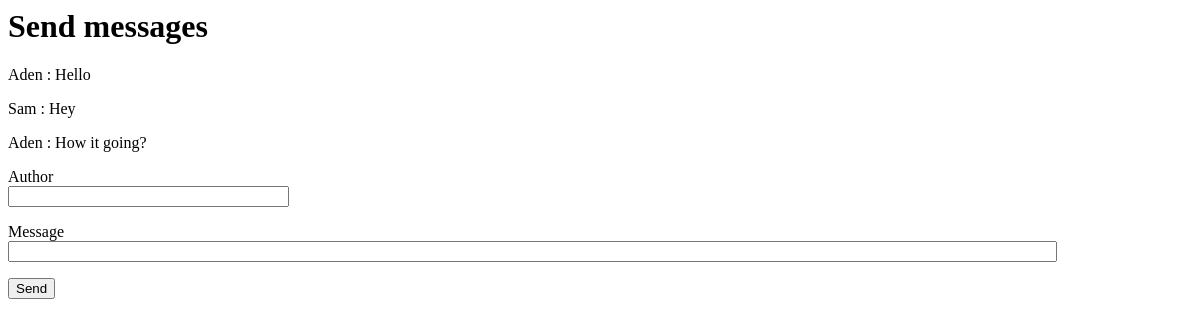
Before: / with the older database file.
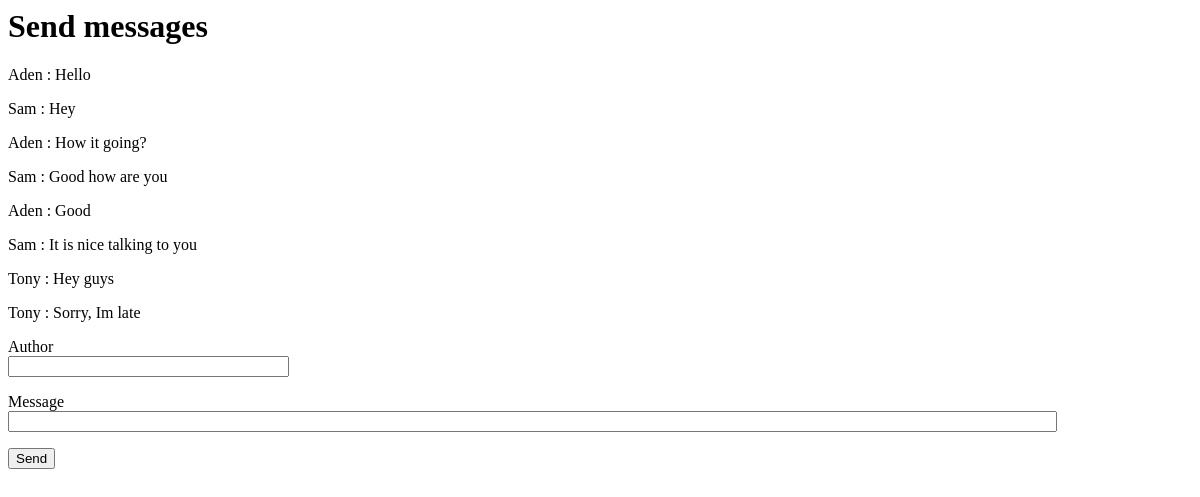
After: the same page with the newer database file.
### app/models.py (models this page shows, shortened)
class Messages(db.Model):
	id = db.Column(db.Integer, primary_key = True)
	message = db.Column(db.String(256))
	user_id = db.Column(db.Integer, db.ForeignKey('user.id'))

class User(db.Model):
	id = db.Column(db.Integer, primary_key=True)
	author = db.Column(db.String, nullable=False, unique=True)
	message = db.relationship('Messages', backref = 'author', lazy='dynamic')
	def __repr__(self):
		return f'{self.author}'

### app/routes.py (the view, shortened to what this page needs)
@app.route('/', methods=['GET','POST'])
def home():
	form = MessageForm()
	posts = []
	for m in Messages.query:
		test_m = {}
		test_m['author'] = m.author
		test_m['message'] = m.message
		posts.append(test_m)
	return render_template('home.html', posts=posts, form=form)

### app/forms.py
class MessageForm(FlaskForm):
	author = StringField('Author', validators=[InputRequired()])
	message = StringField('Message', validators = [InputRequired()])
	submit = SubmitField('Send')

### app/templates/home.html (shortened to what this page needs)
{% extends "base.html" %}
{% block content %}
    <h1>Send messages</h1>
    {% for post in posts %}
    <div>
        <p> {{ post.author }} : {{ post.message}} </p>
    </div>
    {% endfor %}
    <form action="" method="post" novalidate>
        <p>
            {{ form.author.label }}<br>
            {{ form.author(size=32) }}
        </p>
        <p>
            {{ form.message.label }}<br>
            {{ form.message(size=128) }}
        </p>
        <p>{{ form.submit() }}</p>
    </form>
{% endblock %}

### app/templates/base.html
<html>
<body>
    {% block content %}
    {% endblock %}
</body>
</html>

Changed rows visible on the page:
added Messages: author "Sam", message "Good how are you"
added Messages: author "Aden", message "Good"
added Messages: author "Sam", message "It is nice talking to you"
added Messages: author "Tony", message "Hey guys"
added Messages: author "Tony", message "Sorry, Im late"
